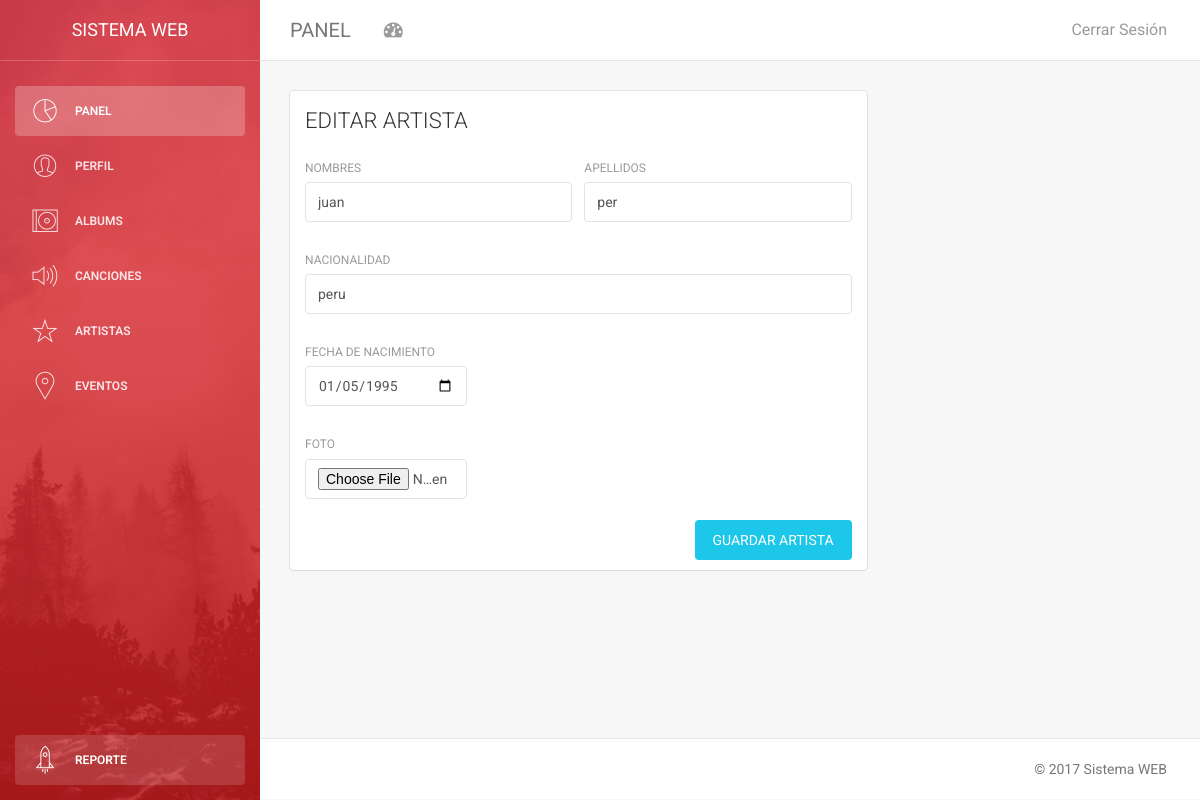
The app's page /adminpanel/editar_artista.php?idartista=1 (signed in) with its own data.
### tables this page shows
CREATE TABLE `artista` (
  `idartista` int(11) NOT NULL,
  `nombreartista` varchar(50) NOT NULL,
  `apellidoartista` varchar(50) NOT NULL,
  `nacionalidad` varchar(30) NOT NULL,
  `fechanac` date NOT NULL,
  `portada` varchar(200) NOT NULL
);

### adminpanel/editar_artista.php (the view, shortened to what this page needs)
<?php
   include('../session.php');
?>
<!Doctype html>
<html lang="es">
<head>
    <?php
   include('beforescripts.php');
    ?>
</head>
<body>
<div class="wrapper">
   <?php
   include('sidebar.php');
    ?>
    <div class="main-panel">
        <?php
            include('navigation.php');
        ?>
<div class="content">
            <div class="container-fluid">
                <?php
                            $idartista=$_REQUEST["idartista"];
                            $micadena="select *from artista where idartista=".$idartista;
                            $results = $db->query($micadena);
                            $rows1=$results->fetch_row()
                ?>
                <div class="row">
                    <div class="col-md-8">
                        <div class="card">
                            <div class="header">
                                <h4 class="title">EDITAR ARTISTA</h4>
                            </div>
                            <div class="content">
                                <form method="POST" enctype="multipart/form-data"  action="artista/actualizar_artista.php">
                                    <div class="row">
                                        <div class="col-md-6">
                                            <div class="form-group">
                                                <label>Nombres</label>
                                                <input type="text" class="form-control" name="txtnombre" placeholder="Escriba los nombres del artista" value="<?php echo $rows1[1] ?>" required>
                                            </div>
                                        </div>
                                        <div class="col-md-6">
                                            <div class="form-group">
                                                <label>Apellidos</label>
                                                <input type="text" name="txtapellido" class="form-control" placeholder="Escriba los apellidos del artista" value="<?php echo $rows1[2] ?>" required>
                                            </div>
                                        </div>
                                    </div>
                                    <div class="row">
                                        <div class="col-md-12">
                                            <div class="form-group">
                                                <label>Nacionalidad</label>
                                                <input type="text"  name="txtnacionalidad" class="form-control" placeholder="Escriba la nacionalidad del artista" value="<?php echo $rows1[3]?>" required>
                                            </div>
                                        </div>
                                    </div>
                                    <div class="row">
                                        <div class="col-md-4">
                                            <div class="form-group">
                                                <label>Fecha de Nacimiento</label>
                                                <input type="date"  name="txtfecha" class="form-control" placeholder="Country" value="<?php echo $rows1[4] ?>" required>
                                            </div>
                                        </div>
                                    </div>
                                    <div class="row">
                                        <div class="col-md-4">
                                            <div class="form-group">
                                                <label>Foto</label>
                                                <input type="file"  name="txtfoto" class="form-control" accept="image/*" required >
                                            </div>
                                        </div>
                                    </div>
                                    <button type="submit" class="btn btn-info btn-fill pull-right">GUARDAR ARTISTA</button>
                                    <div class="clearfix"></div>
                                </form>
                            </div>
                        </div>
                    </div>
                    <div class="col-md-4">
                    </div>
                </div>
            </div>
        </div>
        <?php
   include('footer.php');
?>
    </div>
</div>
</body>
</html>

### records on screen
artista: txtnombre "juan", txtapellido "per", txtnacionalidad "peru", txtfecha "01/05/1995"
